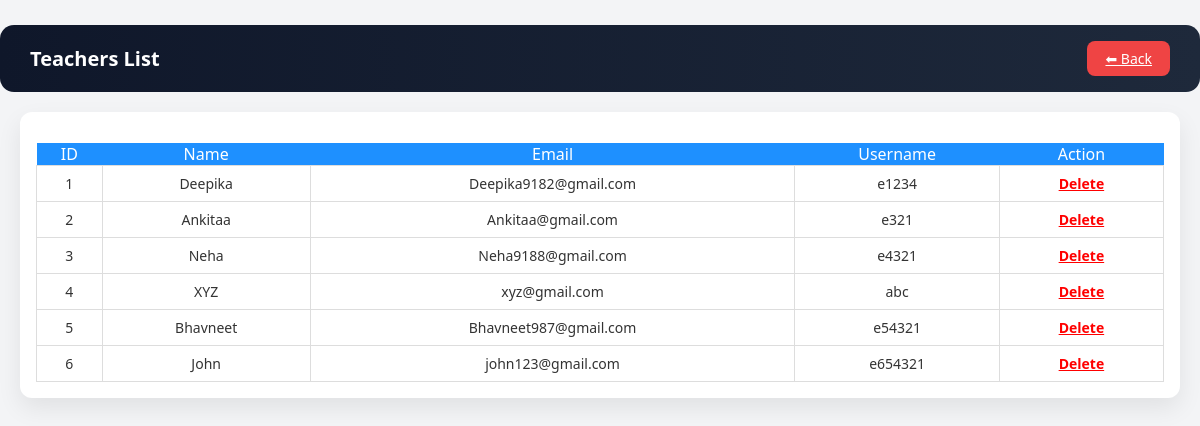
Screenshot of /admin/teachers (signed in) with the database file from the repository.
### tables this page shows
CREATE TABLE teachers (
    id INTEGER PRIMARY KEY AUTOINCREMENT,
    name TEXT NOT NULL,
    email TEXT UNIQUE NOT NULL,
    username TEXT UNIQUE NOT NULL,
    password TEXT NOT NULL
);

### app.py (the view)
@app.route('/admin/teachers')
def admin_teachers():
    if not session.get('admin_logged_in'):
        return redirect(url_for('admin_login'))
    conn = get_db_connection()
    teachers = conn.execute(
        "SELECT id, name, email, username FROM teachers"
    ).fetchall()
    conn.close()
    return render_template(
        'admin_teachers.html',
        teachers=teachers
    )

### app.py (called while the page is built)
def get_db_connection():
    conn = sqlite3.connect(DB_PATH)
    conn.row_factory = sqlite3.Row
    return conn

### templates/admin_teachers.html (shortened to what this page needs)
<!doctype html>
<html lang="en">
  <head>
    <link
      rel="stylesheet"
      href="{{ url_for('static', filename='css/style.css') }}"
    />
  </head>
  <body>
    <div class="page-header">
      <h2>Teachers List</h2>
      <a href="/admin-dashboard" class="back-btn">⬅ Back</a>
    </div>
    <div class="page-container">
      <div class="attendance-table">
        <table>
          <tr>
            <th>ID</th>
            <th>Name</th>
            <th>Email</th>
            <th>Username</th>
            <th>Action</th>
          </tr>
          {% for t in teachers %}
          <tr>
            <td>{{ t.id }}</td>
            <td>{{ t.name }}</td>
            <td>{{ t.email }}</td>
            <td>{{ t.username }}</td>
            <td>
              <a
                href="/admin/delete-teacher/{{ t.id }}"
                onclick="return confirm('Delete this teacher?');"
                style="color: red; font-weight: 600"
              >
                Delete
              </a>
            </td>
          </tr>
          {% endfor %}
        </table>
      </div>
    </div>
  </body>
</html>

### static/css/style.css (style rules this page uses)
* { margin: 0; padding: 0; box-sizing: border-box; font-family: "Segoe UI", sans-serif; }
body { margin: 0; padding: 0; min-height: 100vh; background: #f3f4f6; font-family: 'Segoe UI', sans-serif; }
h2 { margin-top: 10px; margin-bottom: 5px; }
.attendance-table { background: white; padding: 16px; border-radius: 12px; color: #333; box-shadow: 0 10px 25px rgba(0, 0, 0, 0.08); }
.attendance-table table { width: 100%; border-collapse: collapse; margin-top: 15px; }
.attendance-table th { background: #2563eb; color: white; font-weight: 500; }
.attendance-table td { border: 1px solid #ddd; padding: 8px; text-align: center; font-size: 14px; }
.attendance-table th { background: #1e90ff; }
.attendance-table { margin-top: 20px; }
.page-header { background: linear-gradient(to right, #0f172a, #1e293b); color: white; padding: 16px 30px; border-radius: 14px; display: flex; align-items: center; justify-content: space-between; max-width: 1200px; margin: 25px auto 20px auto; }
.page-header h2 { font-size: 20px; font-weight: 600; margin: 0; }
.page-header .back-btn { background: #ef4444; color: white; border: none; padding: 8px 18px; border-radius: 8px; cursor: pointer; font-size: 14px; }
.page-container { max-width: 1200px; margin: auto; padding: 0 20px 40px; }

### rows the page displays
teachers: id "1", name "Deepika", email "Deepika9182@gmail.com", username "e1234"
teachers: id "2", name "Ankitaa", email "Ankitaa@gmail.com", username "e321"
teachers: id "3", name "Neha", email "Neha9188@gmail.com", username "e4321"
teachers: id "4", name "XYZ", email "xyz@gmail.com", username "abc"
teachers: id "5", name "Bhavneet", email "Bhavneet987@gmail.com", username "e54321"
teachers: id "6", name "John", email "john123@gmail.com", username "e654321"
